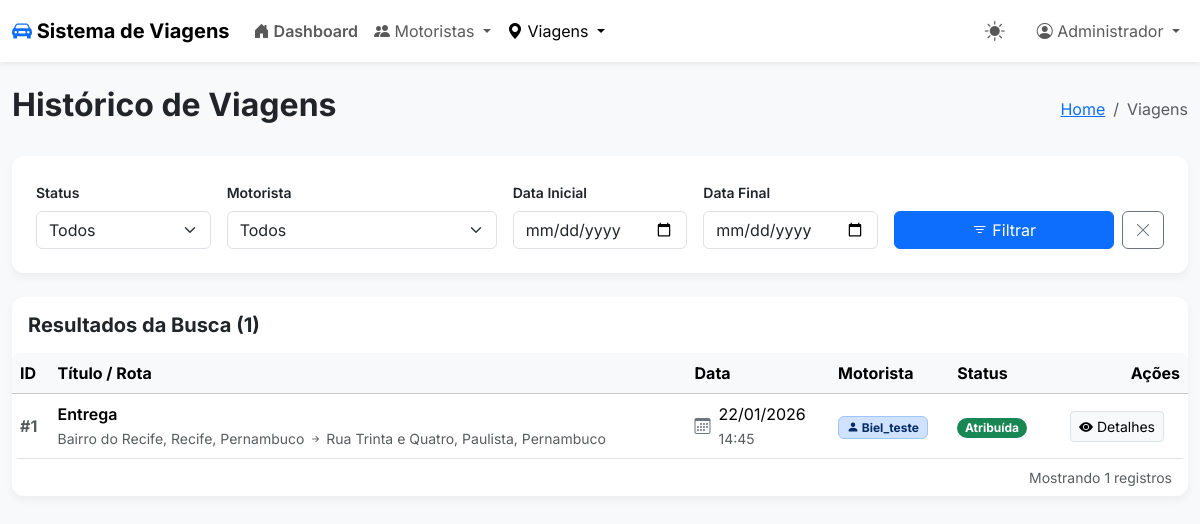
/viagem/historico, run on the app's committed database.
### models/models.py (models this page shows, shortened)
class Viagem(db.Model):
    __tablename__ = 'viagem'
    id = db.Column(db.Integer, primary_key=True)
    titulo = db.Column(db.String(100), nullable=False)
    descricao = db.Column(db.Text, nullable=True)
    local_partida = db.Column(db.String(200))
    local_destino = db.Column(db.String(200))
    distancia_km = db.Column(db.Float, nullable=True)       # Ex: 12.5
    tempo_estimado = db.Column(db.String(50), nullable=True) # Ex: "45" ou "1h 20m"
    horario_estimado_partida = db.Column(db.Time, nullable=True)
    horario_estimado_volta = db.Column(db.Time, nullable=True)
    data_viagem = db.Column(db.Date, nullable=False)
    status = db.Column(db.String(50), default='Pendente')
    id_admin_criador = db.Column(db.Integer, db.ForeignKey('administrador.id'), nullable=True)
    atribuicoes = db.relationship('Atribuicao', backref='viagem', lazy=True, cascade="all, delete-orphan")

class Motorista(db.Model):
    __tablename__ = 'motorista'
    id = db.Column(db.Integer, primary_key=True)
    nome = db.Column(db.String(100), nullable=False)
    email = db.Column(db.String(100), unique=True, nullable=False)
    telefone = db.Column(db.String(20))
    topico_ntfy = db.Column(db.String(100), unique=True, nullable=True)
    ativo = db.Column(db.Boolean, default=True)
    atribuicoes = db.relationship('Atribuicao', backref='motorista', lazy=True)

### routes/viagem.py (the view)
@viagem_bp.route('/historico', methods=['GET'])
def historico_page():
    status_filter = request.args.get('status')
    motorista_filter = request.args.get('motorista')
    data_ini_filter = request.args.get('data_inicio')
    data_fim_filter = request.args.get('data_fim')
    viagens = viagem_service.search(
        status=status_filter,
        id_motorista=motorista_filter,
        data_inicio_str=data_ini_filter,
        data_fim_str=data_fim_filter
    )
    motoristas = motorista_service.get_all()
    return render_template(
        'historico_viagens.html',
        viagens=viagens,
        motoristas=motoristas,
        filters={
            'status': status_filter,
            'motorista': motorista_filter,
            'data_inicio': data_ini_filter,
            'data_fim': data_fim_filter
        }
    )

### repositories/motorista_repository.py (called while the page is built)
    def get_all(self):
        admins = Motorista.query.all()
        return admins # <-- CORRIGIDO (faltava 'return' no seu código original)

### repositories/viagem_repository.py (called while the page is built)
    def search(self, status=None, id_motorista=None, data_inicio=None, data_fim=None):
        query = db.session.query(Viagem)
        if status:
            query = query.filter(Viagem.status == status)
        if id_motorista:
            query = query.join(Atribuicao, Atribuicao.id_viagem == Viagem.id)\
                         .filter(Atribuicao.id_motorista == id_motorista)
        if data_inicio:
            query = query.filter(Viagem.data_viagem >= data_inicio)
        if data_fim:
            query = query.filter(Viagem.data_viagem <= data_fim)
        return query.order_by(Viagem.data_viagem.desc()).all()

### services/motorista_service.py (called while the page is built)
    def get_all(self):
        return self.repo.get_all()

### services/viagem_service.py (called while the page is built)
    def search(self, status, id_motorista, data_inicio_str, data_fim_str):
        status = status if status else None
        id_motorista = id_motorista if id_motorista else None
        dt_ini = None
        dt_fim = None
        try:
            if data_inicio_str:
                dt_ini = datetime.strptime(data_inicio_str, '%Y-%m-%d').date()
            if data_fim_str:
                dt_fim = datetime.strptime(data_fim_str, '%Y-%m-%d').date()
        except ValueError:
            pass # Se a data vier errada, ignoramos o filtro
        return self.repo.search(status, id_motorista, dt_ini, dt_fim)

### templates/historico_viagens.html (shortened to what this page needs)
<!DOCTYPE html>
<html lang="pt-br">
<head>
    <link href="https://cdn.jsdelivr.net/npm/bootstrap@5.3.3/dist/css/bootstrap.min.css" rel="stylesheet">
    <link rel="stylesheet" href="https://cdn.jsdelivr.net/npm/bootstrap-icons@1.11.3/font/bootstrap-icons.min.css">
</head>
<body>
    <nav class="navbar navbar-expand-lg sticky-top">
        <div class="container-fluid">
            <a class="navbar-brand fw-bold" href="/home">
                <i class="bi bi-car-front-fill text-primary"></i> Sistema de Viagens
            </a>
            <div class="collapse navbar-collapse" id="navbarNav">
                <ul class="navbar-nav me-auto mb-2 mb-lg-0">
                    <li class="nav-item">
                        <a class="nav-link fw-semibold" href="/home">
                            <i class="bi bi-house-door-fill"></i> Dashboard
                        </a>
                    </li>
                    <li class="nav-item dropdown">
                        <a class="nav-link dropdown-toggle" href="#" role="button" data-bs-toggle="dropdown">
                            <i class="bi bi-people-fill"></i> Motoristas
                        </a>
                    </li>
                    <li class="nav-item dropdown">
                        <a class="nav-link dropdown-toggle active" href="#" role="button" data-bs-toggle="dropdown">
                            <i class="bi bi-geo-alt-fill"></i> Viagens
                        </a>
                    </li>
                </ul>
                <div class="navbar-nav me-3">
                    <a id="theme-toggle" class="nav-link theme-toggle">
                        <i class="bi bi-sun-fill"></i>
                    </a>
                </div>
                <ul class="navbar-nav">
                    <li class="nav-item dropdown">
                        <a class="nav-link dropdown-toggle" href="#" role="button" data-bs-toggle="dropdown">
                            <i class="bi bi-person-circle"></i> Administrador
                        </a>
                    </li>
                </ul>
            </div>
        </div>
    </nav>
    <main class="container-fluid mt-4">
        <div class="d-flex justify-content-between align-items-center mb-4">
            <h1 class="h2 fw-bold">Histórico de Viagens</h1>
            <nav aria-label="breadcrumb">
                <ol class="breadcrumb mb-0">
                    <li class="breadcrumb-item"><a href="/home">Home</a></li>
                    <li class="breadcrumb-item active">Viagens</li>
                </ol>
            </nav>
        </div>
        <div class="filter-bar">
            <form method="GET" action="/viagem/historico" class="row g-3 align-items-end">
                <div class="col-md-2">
                    <label class="form-label fw-semibold small">Status</label>
                    <select name="status" class="form-select">
                        <option value="">Todos</option>
                    </select>
                </div>
                <div class="col-md-3">
                    <label class="form-label fw-semibold small">Motorista</label>
                    <select name="motorista" class="form-select">
                        <option value="">Todos</option>
                    </select>
                </div>
                <div class="col-md-2">
                    <label class="form-label fw-semibold small">Data Inicial</label>
                    <input type="date" name="data_inicio" class="form-control" value="{{ filters.data_inicio or '' }}">
                </div>
                <div class="col-md-2">
                    <label class="form-label fw-semibold small">Data Final</label>
                    <input type="date" name="data_fim" class="form-control" value="{{ filters.data_fim or '' }}">
                </div>
                <div class="col-md-3 d-flex gap-2">
                    <button type="submit" class="btn btn-primary w-100"><i class="bi bi-filter"></i> Filtrar</button>
                    <a href="/viagem/historico" class="btn btn-outline-secondary" title="Limpar Filtros"><i class="bi bi-x-lg"></i></a>
                </div>
            </form>
        </div>
        <div class="card">
            <div class="card-header bg-transparent border-0 py-3">
                <h5 class="mb-0 fw-bold">Resultados da Busca ({{ viagens|length }})</h5>
            </div>
            <div class="card-body p-0">
                <div class="table-responsive">
                    <table class="table table-hover align-middle mb-0">
                        <thead class="table-light">
                            <tr>
                                <th>ID</th>
                                <th>Título / Rota</th>
                                <th>Data</th>
                                <th>Motorista</th>
                                <th>Status</th>
                                <th class="text-end">Ações</th>
                            </tr>
                        </thead>
                        <tbody>
                            {% for v in viagens %}
                            <tr>
                                <td class="text-muted fw-bold">#{{ v.id }}</td>
                                <td>
                                    <span class="d-block fw-semibold">{{ v.titulo }}</span>
                                    <small class="text-muted">{{ v.local_partida }} <i class="bi bi-arrow-right-short"></i> {{ v.local_destino }}</small>
                                </td>
                                <td>
                                    <div class="d-flex align-items-center">
                                        <i class="bi bi-calendar3 text-secondary me-2"></i>
                                        <div>
                                            {{ v.data_viagem.strftime('%d/%m/%Y') }}<br>
                                            <small class="text-muted">{{ v.horario_estimado_partida.strftime('%H:%M') if v.horario_estimado_partida else '' }}</small>
                                        </div>
                                    </div>
                                </td>
                                <td>
                                    {% if v.atribuicoes %}
                                        <span class="badge bg-primary-subtle text-primary-emphasis border border-primary-subtle">
                                            <i class="bi bi-person-fill"></i> {{ v.atribuicoes[0].motorista.nome }}
                                        </span>
                                    {% else %}
                                        <span class="text-muted small">--</span>
                                    {% endif %}
                                </td>
                                <td>
                                    {% if v.status == 'Concluída' %}
                                        <span class="badge rounded-pill bg-secondary">Concluída</span>
                                    {% elif v.status == 'Atribuída' %}
                                        <span class="badge rounded-pill bg-success">Atribuída</span>
                                    {% else %}
                                        <span class="badge rounded-pill bg-warning text-dark">Pendente</span>
                                    {% endif %}
                                </td>
                                <td class="text-end pe-4">
                                    <a href="/viagem/detalhes/{{ v.id }}" class="btn btn-sm btn-light border" title="Ver Detalhes">
                                        <i class="bi bi-eye-fill"></i> Detalhes
                                    </a>
                                </td>
                            </tr>
                            {% endfor %}
                        </tbody>
                    </table>
                </div>
            </div>
            <div class="card-footer bg-transparent border-0 text-muted small text-end">
                Mostrando {{ viagens|length }} registros
            </div>
        </div>
    </main>
</body>
</html>

### templates/historico_viagens.html (style rules this page uses)
:root { --light-bg: #f8f9fa; --light-card: #ffffff; --light-text: #212529; --light-border: rgba(0, 0, 0, 0.075); --light-shadow: 0 0.25rem 0.5rem rgba(0, 0, 0, 0.05); --light-hover-shadow: 0 0.5rem 1rem rgba(0, 0, 0, 0.1); }
body { font-family: 'Inter', sans-serif; background-color: var(--light-bg); color: var(--light-text); transition: background-color 0.3s ease, color 0.3s ease; }
.navbar { background-color: var(--light-card); box-shadow: 0 0.125rem 0.25rem var(--light-border); }
.card { border: none; border-radius: 0.75rem; background-color: var(--light-card); box-shadow: var(--light-shadow); transition: all 0.3s ease; }
.table-responsive { border-radius: 0.5rem; overflow: hidden; }
.filter-bar { background-color: var(--light-card); padding: 1.5rem; border-radius: 0.75rem; box-shadow: var(--light-shadow); margin-bottom: 1.5rem; }
.theme-toggle { font-size: 1.25rem; cursor: pointer; }

### data on the page
Viagem: id "1", titulo "Entrega", local_partida "Bairro do Recife, Recife, Pernambuco", local_destino "Rua Trinta e Quatro, Paulista, Pernambuco", data_viagem "22/01/2026", horario_estimado_partida "14:45", nome "Biel_teste", status "Atribuída"

### other printed values
{{ viagens|length }} "1"
